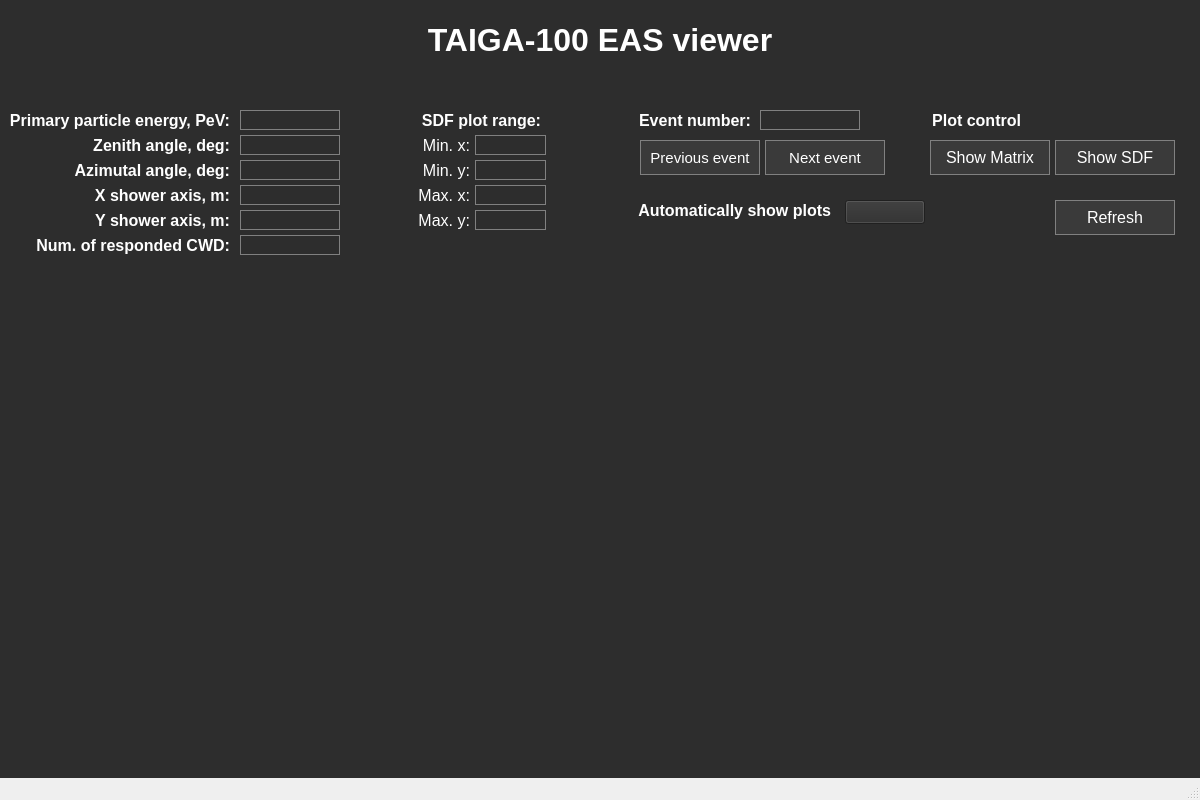
<?xml version="1.0" encoding="UTF-8"?>
<ui version="4.0">
 <class>taigaviewer</class>
 <widget class="QMainWindow" name="taigaviewer">
  <property name="geometry">
   <rect>
    <x>0</x>
    <y>0</y>
    <width>1200</width>
    <height>800</height>
   </rect>
  </property>
  <property name="windowTitle">
   <string>taigaviewer</string>
  </property>
  <property name="styleSheet">
   <string notr="true">color: rgba(50, 50, 50, 255);</string>
  </property>
  <widget class="QWidget" name="centralwidget">
   <property name="styleSheet">
    <string notr="true">background-color: rgba(45, 45, 45, 255);</string>
   </property>
   <widget class="QCustomPlot" name="SDFgraph" native="true">
    <property name="geometry">
     <rect>
      <x>10</x>
      <y>270</y>
      <width>590</width>
      <height>510</height>
     </rect>
    </property>
    <property name="styleSheet">
     <string notr="true"/>
    </property>
   </widget>
   <widget class="QCustomPlot" name="RespMatr" native="true">
    <property name="geometry">
     <rect>
      <x>600</x>
      <y>270</y>
      <width>590</width>
      <height>510</height>
     </rect>
    </property>
   </widget>
   <widget class="QLabel" name="title">
    <property name="geometry">
     <rect>
      <x>410</x>
      <y>20</y>
      <width>380</width>
      <height>40</height>
     </rect>
    </property>
    <property name="font">
     <font>
      <family>Ubuntu</family>
      <pointsize>24</pointsize>
      <bold>true</bold>
      <kerning>true</kerning>
     </font>
    </property>
    <property name="styleSheet">
     <string notr="true">color: rgba(255, 255, 255, 255);</string>
    </property>
    <property name="frameShape">
     <enum>QFrame::NoFrame</enum>
    </property>
    <property name="frameShadow">
     <enum>QFrame::Sunken</enum>
    </property>
    <property name="text">
     <string>TAIGA-100 EAS viewer</string>
    </property>
    <property name="alignment">
     <set>Qt::AlignCenter</set>
    </property>
   </widget>
   <widget class="QLabel" name="label_7">
    <property name="geometry">
     <rect>
      <x>10</x>
      <y>110</y>
      <width>220</width>
      <height>20</height>
     </rect>
    </property>
    <property name="font">
     <font>
      <family>Ubuntu</family>
      <pointsize>12</pointsize>
      <bold>true</bold>
     </font>
    </property>
    <property name="styleSheet">
     <string notr="true">color: rgba(255, 255, 255, 255);</string>
    </property>
    <property name="text">
     <string>Primary particle energy, PeV:</string>
    </property>
    <property name="alignment">
     <set>Qt::AlignRight|Qt::AlignTrailing|Qt::AlignVCenter</set>
    </property>
   </widget>
   <widget class="QLabel" name="label_2">
    <property name="geometry">
     <rect>
      <x>10</x>
      <y>135</y>
      <width>220</width>
      <height>20</height>
     </rect>
    </property>
    <property name="font">
     <font>
      <family>Ubuntu</family>
      <pointsize>12</pointsize>
      <bold>true</bold>
     </font>
    </property>
    <property name="styleSheet">
     <string notr="true">color: rgba(255, 255, 255, 255);</string>
    </property>
    <property name="text">
     <string>Zenith angle, deg:</string>
    </property>
    <property name="alignment">
     <set>Qt::AlignRight|Qt::AlignTrailing|Qt::AlignVCenter</set>
    </property>
   </widget>
   <widget class="QLabel" name="label_3">
    <property name="geometry">
     <rect>
      <x>10</x>
      <y>160</y>
      <width>220</width>
      <height>20</height>
     </rect>
    </property>
    <property name="font">
     <font>
      <family>Ubuntu</family>
      <pointsize>12</pointsize>
      <bold>true</bold>
     </font>
    </property>
    <property name="styleSheet">
     <string notr="true">color: rgba(255, 255, 255, 255);</string>
    </property>
    <property name="text">
     <string>Azimutal angle, deg:</string>
    </property>
    <property name="alignment">
     <set>Qt::AlignRight|Qt::AlignTrailing|Qt::AlignVCenter</set>
    </property>
   </widget>
   <widget class="QLabel" name="label_4">
    <property name="geometry">
     <rect>
      <x>10</x>
      <y>185</y>
      <width>220</width>
      <height>20</height>
     </rect>
    </property>
    <property name="font">
     <font>
      <family>Ubuntu</family>
      <pointsize>12</pointsize>
      <bold>true</bold>
     </font>
    </property>
    <property name="styleSheet">
     <string notr="true">color: rgba(255, 255, 255, 255);</string>
    </property>
    <property name="text">
     <string>X shower axis, m:</string>
    </property>
    <property name="alignment">
     <set>Qt::AlignRight|Qt::AlignTrailing|Qt::AlignVCenter</set>
    </property>
   </widget>
   <widget class="QLabel" name="label_5">
    <property name="geometry">
     <rect>
      <x>10</x>
      <y>210</y>
      <width>220</width>
      <height>20</height>
     </rect>
    </property>
    <property name="font">
     <font>
      <family>Ubuntu</family>
      <pointsize>12</pointsize>
      <bold>true</bold>
     </font>
    </property>
    <property name="styleSheet">
     <string notr="true">color: rgba(255, 255, 255, 255);</string>
    </property>
    <property name="text">
     <string>Y shower axis, m:</string>
    </property>
    <property name="alignment">
     <set>Qt::AlignRight|Qt::AlignTrailing|Qt::AlignVCenter</set>
    </property>
   </widget>
   <widget class="QLabel" name="label_6">
    <property name="geometry">
     <rect>
      <x>10</x>
      <y>235</y>
      <width>220</width>
      <height>20</height>
     </rect>
    </property>
    <property name="font">
     <font>
      <family>Ubuntu</family>
      <pointsize>12</pointsize>
      <bold>true</bold>
     </font>
    </property>
    <property name="styleSheet">
     <string notr="true">color: rgba(255, 255, 255, 255);</string>
    </property>
    <property name="text">
     <string>Num. of responded CWD:</string>
    </property>
    <property name="alignment">
     <set>Qt::AlignRight|Qt::AlignTrailing|Qt::AlignVCenter</set>
    </property>
   </widget>
   <widget class="QPushButton" name="NextEvent">
    <property name="geometry">
     <rect>
      <x>765</x>
      <y>140</y>
      <width>120</width>
      <height>35</height>
     </rect>
    </property>
    <property name="font">
     <font>
      <family>Ubuntu</family>
      <pointsize>11</pointsize>
     </font>
    </property>
    <property name="styleSheet">
     <string notr="true">QPushButton {
	border: 1px solid gray;
	background-color: rgba(58, 58, 58, 255);
	color: rgba(255, 255, 255, 255)
}

QPushButton:pressed {
	background-color: qlineargradient( x1: 0, y1: 0, x2: 1, y2: 1,
										stop: 0 #484848, stop: 1 #383838)
}</string>
    </property>
    <property name="text">
     <string>Next event</string>
    </property>
   </widget>
   <widget class="QPushButton" name="PrevEvent">
    <property name="geometry">
     <rect>
      <x>640</x>
      <y>140</y>
      <width>120</width>
      <height>35</height>
     </rect>
    </property>
    <property name="font">
     <font>
      <family>Ubuntu</family>
      <pointsize>11</pointsize>
     </font>
    </property>
    <property name="styleSheet">
     <string notr="true">QPushButton {
	border: 1px solid gray;
	background-color: rgba(58, 58, 58, 255);
	color: rgba(255, 255, 255, 255)
}

QPushButton:pressed {
	background-color: qlineargradient( x1: 0, y1: 0, x2: 1, y2: 1,
										stop: 0 #484848, stop: 1 #383838)
}</string>
    </property>
    <property name="text">
     <string>Previous event</string>
    </property>
   </widget>
   <widget class="QPushButton" name="ShowSDF">
    <property name="geometry">
     <rect>
      <x>1055</x>
      <y>140</y>
      <width>120</width>
      <height>35</height>
     </rect>
    </property>
    <property name="font">
     <font>
      <family>Ubuntu</family>
      <pointsize>12</pointsize>
     </font>
    </property>
    <property name="styleSheet">
     <string notr="true">QPushButton {
	border: 1px solid gray;
	background-color: rgba(58, 58, 58, 255);
	color: rgba(255, 255, 255, 255)
}

QPushButton:pressed {
	background-color: qlineargradient( x1: 0, y1: 0, x2: 1, y2: 1,
										stop: 0 #484848, stop: 1 #383838)
}</string>
    </property>
    <property name="text">
     <string>Show SDF</string>
    </property>
   </widget>
   <widget class="QPushButton" name="ShowMatr">
    <property name="geometry">
     <rect>
      <x>930</x>
      <y>140</y>
      <width>120</width>
      <height>35</height>
     </rect>
    </property>
    <property name="font">
     <font>
      <family>Ubuntu</family>
      <pointsize>12</pointsize>
     </font>
    </property>
    <property name="styleSheet">
     <string notr="true">QPushButton {
	border: 1px solid gray;
	background-color: rgba(58, 58, 58, 255);
	color: rgba(255, 255, 255, 255)
}

QPushButton:pressed {
	background-color: qlineargradient( x1: 0, y1: 0, x2: 1, y2: 1,
										stop: 0 #484848, stop: 1 #383838)
}</string>
    </property>
    <property name="text">
     <string>Show Matrix</string>
    </property>
   </widget>
   <widget class="QLabel" name="label">
    <property name="geometry">
     <rect>
      <x>630</x>
      <y>110</y>
      <width>121</width>
      <height>20</height>
     </rect>
    </property>
    <property name="font">
     <font>
      <family>Ubuntu</family>
      <pointsize>12</pointsize>
      <bold>true</bold>
     </font>
    </property>
    <property name="styleSheet">
     <string notr="true">color: rgba(255, 255, 255, 255);</string>
    </property>
    <property name="frameShape">
     <enum>QFrame::NoFrame</enum>
    </property>
    <property name="text">
     <string>Event number:</string>
    </property>
    <property name="alignment">
     <set>Qt::AlignRight|Qt::AlignTrailing|Qt::AlignVCenter</set>
    </property>
   </widget>
   <widget class="QLabel" name="PrEnergy">
    <property name="geometry">
     <rect>
      <x>240</x>
      <y>110</y>
      <width>100</width>
      <height>20</height>
     </rect>
    </property>
    <property name="font">
     <font>
      <pointsize>12</pointsize>
     </font>
    </property>
    <property name="styleSheet">
     <string notr="true">border: 1px solid gray;
background-color: rgba(255, 255, 255, 0);
color: rgba(255, 255, 255, 0);</string>
    </property>
    <property name="frameShape">
     <enum>QFrame::StyledPanel</enum>
    </property>
    <property name="text">
     <string/>
    </property>
   </widget>
   <widget class="QLabel" name="Zenith">
    <property name="geometry">
     <rect>
      <x>240</x>
      <y>135</y>
      <width>100</width>
      <height>20</height>
     </rect>
    </property>
    <property name="font">
     <font>
      <pointsize>12</pointsize>
     </font>
    </property>
    <property name="styleSheet">
     <string notr="true">border: 1px solid gray;
background-color: rgba(255, 255, 255, 0);
color: rgba(255, 255, 255, 0);</string>
    </property>
    <property name="frameShape">
     <enum>QFrame::StyledPanel</enum>
    </property>
    <property name="text">
     <string/>
    </property>
   </widget>
   <widget class="QLabel" name="Azimuth">
    <property name="geometry">
     <rect>
      <x>240</x>
      <y>160</y>
      <width>100</width>
      <height>20</height>
     </rect>
    </property>
    <property name="font">
     <font>
      <pointsize>12</pointsize>
     </font>
    </property>
    <property name="styleSheet">
     <string notr="true">border: 1px solid gray;
background-color: rgba(255, 255, 255, 0);
color: rgba(255, 255, 255, 0);</string>
    </property>
    <property name="frameShape">
     <enum>QFrame::StyledPanel</enum>
    </property>
    <property name="text">
     <string/>
    </property>
   </widget>
   <widget class="QLabel" name="Xaxis">
    <property name="geometry">
     <rect>
      <x>240</x>
      <y>185</y>
      <width>100</width>
      <height>20</height>
     </rect>
    </property>
    <property name="font">
     <font>
      <pointsize>12</pointsize>
     </font>
    </property>
    <property name="styleSheet">
     <string notr="true">border: 1px solid gray;
background-color: rgba(255, 255, 255, 0);
color: rgba(255, 255, 255, 0);</string>
    </property>
    <property name="frameShape">
     <enum>QFrame::StyledPanel</enum>
    </property>
    <property name="text">
     <string/>
    </property>
   </widget>
   <widget class="QLabel" name="Yaxis">
    <property name="geometry">
     <rect>
      <x>240</x>
      <y>210</y>
      <width>100</width>
      <height>20</height>
     </rect>
    </property>
    <property name="font">
     <font>
      <pointsize>12</pointsize>
     </font>
    </property>
    <property name="styleSheet">
     <string notr="true">border: 1px solid gray;
background-color: rgba(255, 255, 255, 0);
color: rgba(255, 255, 255, 0);</string>
    </property>
    <property name="frameShape">
     <enum>QFrame::StyledPanel</enum>
    </property>
    <property name="text">
     <string/>
    </property>
   </widget>
   <widget class="QLabel" name="NumCWD">
    <property name="geometry">
     <rect>
      <x>240</x>
      <y>235</y>
      <width>100</width>
      <height>20</height>
     </rect>
    </property>
    <property name="font">
     <font>
      <pointsize>12</pointsize>
     </font>
    </property>
    <property name="styleSheet">
     <string notr="true">border: 1px solid gray;
background-color: rgba(255, 255, 255, 0);
color: rgba(255, 255, 255, 0);</string>
    </property>
    <property name="frameShape">
     <enum>QFrame::StyledPanel</enum>
    </property>
    <property name="text">
     <string/>
    </property>
   </widget>
   <widget class="QLabel" name="EvNum">
    <property name="geometry">
     <rect>
      <x>760</x>
      <y>110</y>
      <width>100</width>
      <height>20</height>
     </rect>
    </property>
    <property name="font">
     <font>
      <pointsize>12</pointsize>
     </font>
    </property>
    <property name="styleSheet">
     <string notr="true">border: 1px solid gray;
background-color: rgba(255, 255, 255, 0);
color: rgba(255, 255, 255, 0);</string>
    </property>
    <property name="frameShape">
     <enum>QFrame::StyledPanel</enum>
    </property>
    <property name="text">
     <string/>
    </property>
   </widget>
   <widget class="QLabel" name="label_14">
    <property name="geometry">
     <rect>
      <x>900</x>
      <y>110</y>
      <width>121</width>
      <height>20</height>
     </rect>
    </property>
    <property name="font">
     <font>
      <family>Ubuntu</family>
      <pointsize>12</pointsize>
      <bold>true</bold>
     </font>
    </property>
    <property name="styleSheet">
     <string notr="true">color: rgba(255, 255, 255, 255);</string>
    </property>
    <property name="frameShape">
     <enum>QFrame::NoFrame</enum>
    </property>
    <property name="text">
     <string>Plot control</string>
    </property>
    <property name="alignment">
     <set>Qt::AlignRight|Qt::AlignTrailing|Qt::AlignVCenter</set>
    </property>
   </widget>
   <widget class="QLabel" name="label_15">
    <property name="geometry">
     <rect>
      <x>620</x>
      <y>200</y>
      <width>211</width>
      <height>20</height>
     </rect>
    </property>
    <property name="font">
     <font>
      <family>Ubuntu</family>
      <pointsize>12</pointsize>
      <bold>true</bold>
     </font>
    </property>
    <property name="styleSheet">
     <string notr="true">color: rgba(255, 255, 255, 255);</string>
    </property>
    <property name="frameShape">
     <enum>QFrame::NoFrame</enum>
    </property>
    <property name="text">
     <string>Automatically show plots</string>
    </property>
    <property name="alignment">
     <set>Qt::AlignRight|Qt::AlignTrailing|Qt::AlignVCenter</set>
    </property>
   </widget>
   <widget class="QPushButton" name="AutoPlot">
    <property name="geometry">
     <rect>
      <x>845</x>
      <y>200</y>
      <width>80</width>
      <height>24</height>
     </rect>
    </property>
    <property name="text">
     <string/>
    </property>
   </widget>
   <widget class="QLabel" name="label_16">
    <property name="geometry">
     <rect>
      <x>420</x>
      <y>110</y>
      <width>121</width>
      <height>20</height>
     </rect>
    </property>
    <property name="font">
     <font>
      <family>Ubuntu</family>
      <pointsize>12</pointsize>
      <bold>true</bold>
     </font>
    </property>
    <property name="styleSheet">
     <string notr="true">color: rgba(255, 255, 255, 255);</string>
    </property>
    <property name="frameShape">
     <enum>QFrame::NoFrame</enum>
    </property>
    <property name="text">
     <string>SDF plot range:</string>
    </property>
    <property name="alignment">
     <set>Qt::AlignRight|Qt::AlignTrailing|Qt::AlignVCenter</set>
    </property>
   </widget>
   <widget class="QLabel" name="label_17">
    <property name="geometry">
     <rect>
      <x>410</x>
      <y>135</y>
      <width>60</width>
      <height>20</height>
     </rect>
    </property>
    <property name="font">
     <font>
      <family>Ubuntu</family>
      <pointsize>12</pointsize>
      <bold>false</bold>
     </font>
    </property>
    <property name="styleSheet">
     <string notr="true">color: rgba(255, 255, 255, 255);</string>
    </property>
    <property name="text">
     <string>Min. x:</string>
    </property>
    <property name="alignment">
     <set>Qt::AlignRight|Qt::AlignTrailing|Qt::AlignVCenter</set>
    </property>
   </widget>
   <widget class="QLabel" name="label_18">
    <property name="geometry">
     <rect>
      <x>410</x>
      <y>185</y>
      <width>60</width>
      <height>20</height>
     </rect>
    </property>
    <property name="font">
     <font>
      <family>Ubuntu</family>
      <pointsize>12</pointsize>
      <bold>false</bold>
     </font>
    </property>
    <property name="styleSheet">
     <string notr="true">color: rgba(255, 255, 255, 255);</string>
    </property>
    <property name="text">
     <string>Max. x:</string>
    </property>
    <property name="alignment">
     <set>Qt::AlignRight|Qt::AlignTrailing|Qt::AlignVCenter</set>
    </property>
   </widget>
   <widget class="QLabel" name="label_19">
    <property name="geometry">
     <rect>
      <x>410</x>
      <y>160</y>
      <width>60</width>
      <height>20</height>
     </rect>
    </property>
    <property name="font">
     <font>
      <family>Ubuntu</family>
      <pointsize>12</pointsize>
      <bold>false</bold>
     </font>
    </property>
    <property name="styleSheet">
     <string notr="true">color: rgba(255, 255, 255, 255);</string>
    </property>
    <property name="text">
     <string>Min. y:</string>
    </property>
    <property name="alignment">
     <set>Qt::AlignRight|Qt::AlignTrailing|Qt::AlignVCenter</set>
    </property>
   </widget>
   <widget class="QLabel" name="label_20">
    <property name="geometry">
     <rect>
      <x>410</x>
      <y>210</y>
      <width>60</width>
      <height>20</height>
     </rect>
    </property>
    <property name="font">
     <font>
      <family>Ubuntu</family>
      <pointsize>12</pointsize>
      <bold>false</bold>
     </font>
    </property>
    <property name="styleSheet">
     <string notr="true">color: rgba(255, 255, 255, 255);</string>
    </property>
    <property name="text">
     <string>Max. y:</string>
    </property>
    <property name="alignment">
     <set>Qt::AlignRight|Qt::AlignTrailing|Qt::AlignVCenter</set>
    </property>
   </widget>
   <widget class="QLabel" name="MaxY">
    <property name="geometry">
     <rect>
      <x>475</x>
      <y>210</y>
      <width>71</width>
      <height>20</height>
     </rect>
    </property>
    <property name="font">
     <font>
      <pointsize>12</pointsize>
     </font>
    </property>
    <property name="styleSheet">
     <string notr="true">border: 1px solid gray;
background-color: rgba(255, 255, 255, 0);
color: rgba(255, 255, 255, 0);</string>
    </property>
    <property name="frameShape">
     <enum>QFrame::StyledPanel</enum>
    </property>
    <property name="text">
     <string/>
    </property>
   </widget>
   <widget class="QLabel" name="MaxX">
    <property name="geometry">
     <rect>
      <x>475</x>
      <y>185</y>
      <width>71</width>
      <height>20</height>
     </rect>
    </property>
    <property name="font">
     <font>
      <pointsize>12</pointsize>
     </font>
    </property>
    <property name="styleSheet">
     <string notr="true">border: 1px solid gray;
background-color: rgba(255, 255, 255, 0);
color: rgba(255, 255, 255, 0);</string>
    </property>
    <property name="frameShape">
     <enum>QFrame::StyledPanel</enum>
    </property>
    <property name="text">
     <string/>
    </property>
   </widget>
   <widget class="QLabel" name="MinY">
    <property name="geometry">
     <rect>
      <x>475</x>
      <y>160</y>
      <width>71</width>
      <height>20</height>
     </rect>
    </property>
    <property name="font">
     <font>
      <pointsize>12</pointsize>
     </font>
    </property>
    <property name="styleSheet">
     <string notr="true">border: 1px solid gray;
background-color: rgba(255, 255, 255, 0);
color: rgba(255, 255, 255, 0);</string>
    </property>
    <property name="frameShape">
     <enum>QFrame::StyledPanel</enum>
    </property>
    <property name="text">
     <string/>
    </property>
   </widget>
   <widget class="QLabel" name="MinX">
    <property name="geometry">
     <rect>
      <x>475</x>
      <y>135</y>
      <width>71</width>
      <height>20</height>
     </rect>
    </property>
    <property name="font">
     <font>
      <pointsize>12</pointsize>
     </font>
    </property>
    <property name="styleSheet">
     <string notr="true">border: 1px solid gray;
background-color: rgba(255, 255, 255, 0);
color: rgba(255, 255, 255, 0);</string>
    </property>
    <property name="frameShape">
     <enum>QFrame::StyledPanel</enum>
    </property>
    <property name="text">
     <string/>
    </property>
   </widget>
   <widget class="QPushButton" name="Refresh">
    <property name="geometry">
     <rect>
      <x>1055</x>
      <y>200</y>
      <width>120</width>
      <height>35</height>
     </rect>
    </property>
    <property name="font">
     <font>
      <family>Ubuntu</family>
      <pointsize>12</pointsize>
     </font>
    </property>
    <property name="toolTip">
     <string>&lt;html&gt;&lt;head/&gt;&lt;body&gt;&lt;p&gt;Refresh SDF plot and response matrix&lt;/p&gt;&lt;/body&gt;&lt;/html&gt;</string>
    </property>
    <property name="whatsThis">
     <string>&lt;html&gt;&lt;head/&gt;&lt;body&gt;&lt;p&gt;&lt;br/&gt;&lt;/p&gt;&lt;/body&gt;&lt;/html&gt;</string>
    </property>
    <property name="styleSheet">
     <string notr="true">QPushButton {
	border: 1px solid gray;
	background-color: rgba(58, 58, 58, 255);
	color: rgba(255, 255, 255, 255)
}

QPushButton:pressed {
	background-color: qlineargradient( x1: 0, y1: 0, x2: 1, y2: 1,
										stop: 0 #484848, stop: 1 #383838)
}</string>
    </property>
    <property name="text">
     <string>Refresh</string>
    </property>
   </widget>
  </widget>
  <widget class="QMenuBar" name="menubar">
   <property name="geometry">
    <rect>
     <x>0</x>
     <y>0</y>
     <width>1200</width>
     <height>21</height>
    </rect>
   </property>
  </widget>
  <widget class="QStatusBar" name="statusbar"/>
 </widget>
 <customwidgets>
  <customwidget>
   <class>QCustomPlot</class>
   <extends>QWidget</extends>
   <header>qcustomplot.h</header>
   <container>1</container>
  </customwidget>
 </customwidgets>
 <resources/>
 <connections/>
</ui>
